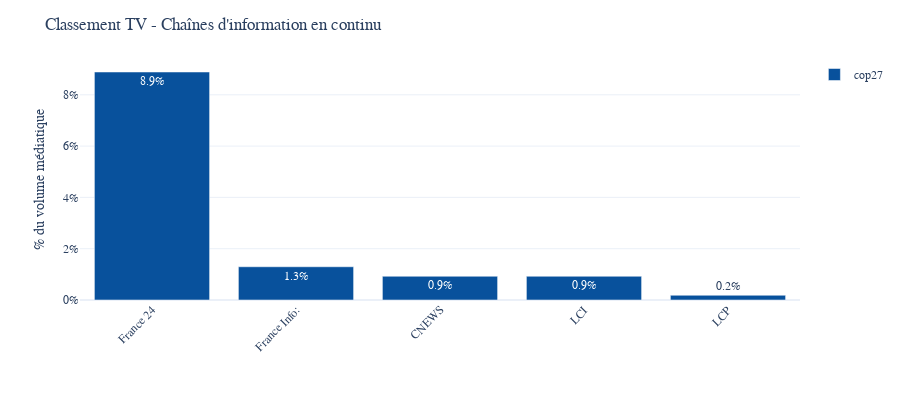
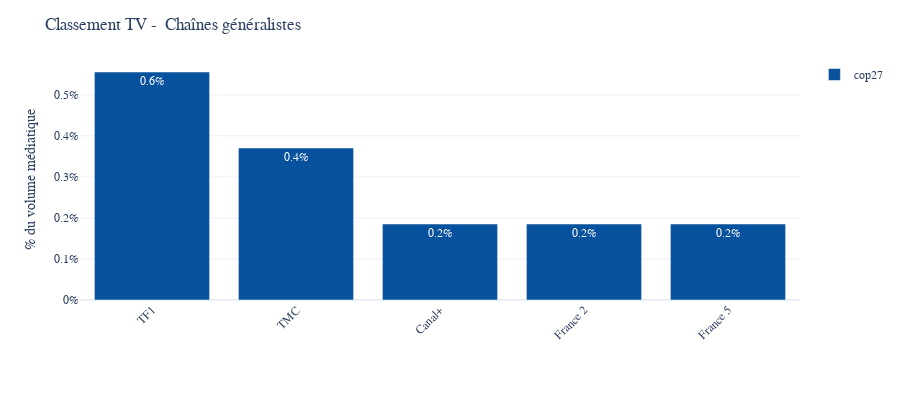
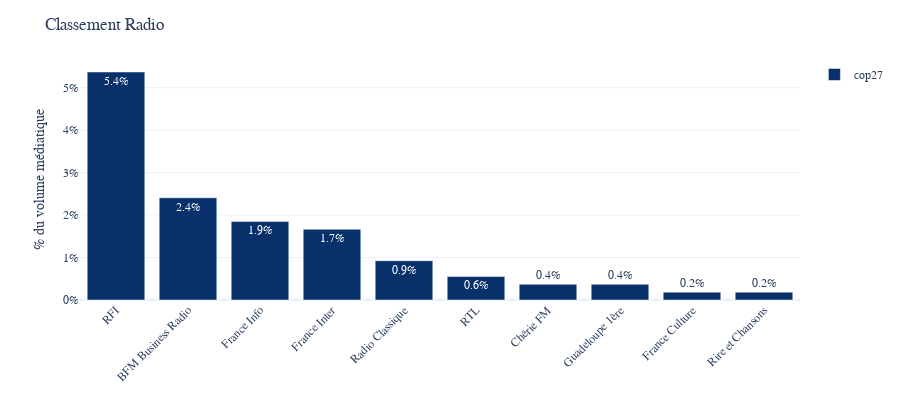

Notebook cell for these charts, in order:
### Markdown cell above
## Analyse 3 - Classement complet TV et Radio

### Code cell
# Multiplier for one channel = n_mentions * 2 min / (60 minutes * 18h * n_days)
multiplier = 2 / (1 * 60 * 18 * 1)

fig = show_mentions_by_channel(data,list_of_channels=top_channels_tv_info,n = 25,split="keyword",
                               method = multiplier,height = 400,text_auto = ".1%",
                                )
fig.update_layout(yaxis_tickformat='0%',font_family="Poppins",yaxis_title="% du volume médiatique",legend_title = "",title = "Classement TV - Chaînes d'information en continu")
fig.update_traces(marker_color=COLOR_TV)
fig.show()

# Multiplier for one channel = n_mentions * 2 min / (60 minutes * 18h * n_days)
multiplier = 2 / (1 * 60 * 18 * 1)

fig = show_mentions_by_channel(data,list_of_channels=top_channels_tv_gen,n = 25,split="keyword",
                               method = multiplier,height = 400,text_auto = ".1%",
                               )
fig.update_layout(yaxis_tickformat='0%',font_family="Poppins",yaxis_title="% du volume médiatique",legend_title = "",title = "Classement TV -  Chaînes généralistes")
fig.update_traces(marker_color=COLOR_TV)
fig.show()

# Multiplier for one channel = n_mentions * 2 min / (60 minutes * 18h * n_days)
multiplier = 2 / (1 * 60 * 18 * 1)

fig = show_mentions_by_channel(data,list_of_channels=top_channels_radio,n = 25,split = "keyword",
                               method = multiplier,height = 400,text_auto = ".1%",
                              )
fig.update_layout(yaxis_tickformat='0%',font_family="Poppins",yaxis_title="% du volume médiatique",legend_title = "",title = "Classement Radio")
fig.update_traces(marker_color=COLOR_RADIO)
fig.show()

### Figure 1 — Plotly figure (JSON) as saved in the notebook; plotly's stock layout.template omitted (floating-point values rounded to 4 significant figures)
{"data": [{"alignmentgroup": "True", "hovertemplate": "keyword=cop27<br>channel_name=%{x}<br>count=%{y}<extra></extra>", "legendgroup": "cop27", "marker": {"color": "#08519c", "pattern": {"shape": ""}}, "name": "cop27", "offsetgroup": "cop27", "orientation": "v", "showlegend": true, "textposition": "auto", "texttemplate": "%{y:.1%}", "x": ["France 24", "France Info:", "CNEWS", "LCI", "LCP"], "xaxis": "x", "y": [0.08889, 0.01296, 0.009259, 0.009259, 0.001852], "yaxis": "y", "type": "bar"}], "layout": {"xaxis": {"anchor": "y", "domain": [0, 1], "title": {}, "categoryorder": "array", "categoryarray": ["France 24", "France Info:", "CNEWS", "LCI", "LCP"], "tickangle": -45}, "yaxis": {"anchor": "x", "domain": [0, 1], "title": {"text": "% du volume médiatique"}, "tickformat": "0%"}, "legend": {"title": {"text": ""}, "tracegroupgap": 0}, "margin": {"t": 60, "b": 100}, "barmode": "relative", "height": 400, "font": {"family": "Poppins"}, "title": {"text": "Classement TV - Chaînes d'information en continu"}}}

### Figure 2 — Plotly figure (JSON) as saved in the notebook; plotly's stock layout.template omitted (floating-point values rounded to 4 significant figures)
{"data": [{"alignmentgroup": "True", "hovertemplate": "keyword=cop27<br>channel_name=%{x}<br>count=%{y}<extra></extra>", "legendgroup": "cop27", "marker": {"color": "#08519c", "pattern": {"shape": ""}}, "name": "cop27", "offsetgroup": "cop27", "orientation": "v", "showlegend": true, "textposition": "auto", "texttemplate": "%{y:.1%}", "x": ["TF1", "TMC", "Canal+", "France 2", "France 5"], "xaxis": "x", "y": [0.005556, 0.003704, 0.001852, 0.001852, 0.001852], "yaxis": "y", "type": "bar"}], "layout": {"xaxis": {"anchor": "y", "domain": [0, 1], "title": {}, "categoryorder": "array", "categoryarray": ["TF1", "TMC", "Canal+", "France 2", "France 5"], "tickangle": -45}, "yaxis": {"anchor": "x", "domain": [0, 1], "title": {"text": "% du volume médiatique"}, "tickformat": "0%"}, "legend": {"title": {"text": ""}, "tracegroupgap": 0}, "margin": {"t": 60, "b": 100}, "barmode": "relative", "height": 400, "font": {"family": "Poppins"}, "title": {"text": "Classement TV -  Chaînes généralistes"}}}

### Figure 3 — Plotly figure (JSON) as saved in the notebook; plotly's stock layout.template omitted (floating-point values rounded to 4 significant figures)
{"data": [{"alignmentgroup": "True", "hovertemplate": "keyword=cop27<br>channel_name=%{x}<br>count=%{y}<extra></extra>", "legendgroup": "cop27", "marker": {"color": "#08306b", "pattern": {"shape": ""}}, "name": "cop27", "offsetgroup": "cop27", "orientation": "v", "showlegend": true, "textposition": "auto", "texttemplate": "%{y:.1%}", "x": ["RFI", "BFM Business Radio", "France Info", "France Inter", "Radio Classique", "RTL", "Chérie FM", "Guadeloupe 1ère", "France Culture", "Rire et Chansons"], "xaxis": "x", "y": [0.0537, 0.02407, 0.01852, 0.01667, 0.009259, 0.005556, 0.003704, 0.003704, 0.001852, 0.001852], "yaxis": "y", "type": "bar"}], "layout": {"xaxis": {"anchor": "y", "domain": [0, 1], "title": {}, "categoryorder": "array", "categoryarray": ["RFI", "BFM Business Radio", "France Info", "France Inter", "Radio Classique", "RTL", "Chérie FM", "Guadeloupe 1ère", "France Culture", "Rire et Chansons"], "tickangle": -45}, "yaxis": {"anchor": "x", "domain": [0, 1], "title": {"text": "% du volume médiatique"}, "tickformat": "0%"}, "legend": {"title": {"text": ""}, "tracegroupgap": 0}, "margin": {"t": 60, "b": 100}, "barmode": "relative", "height": 400, "font": {"family": "Poppins"}, "title": {"text": "Classement Radio"}}}
